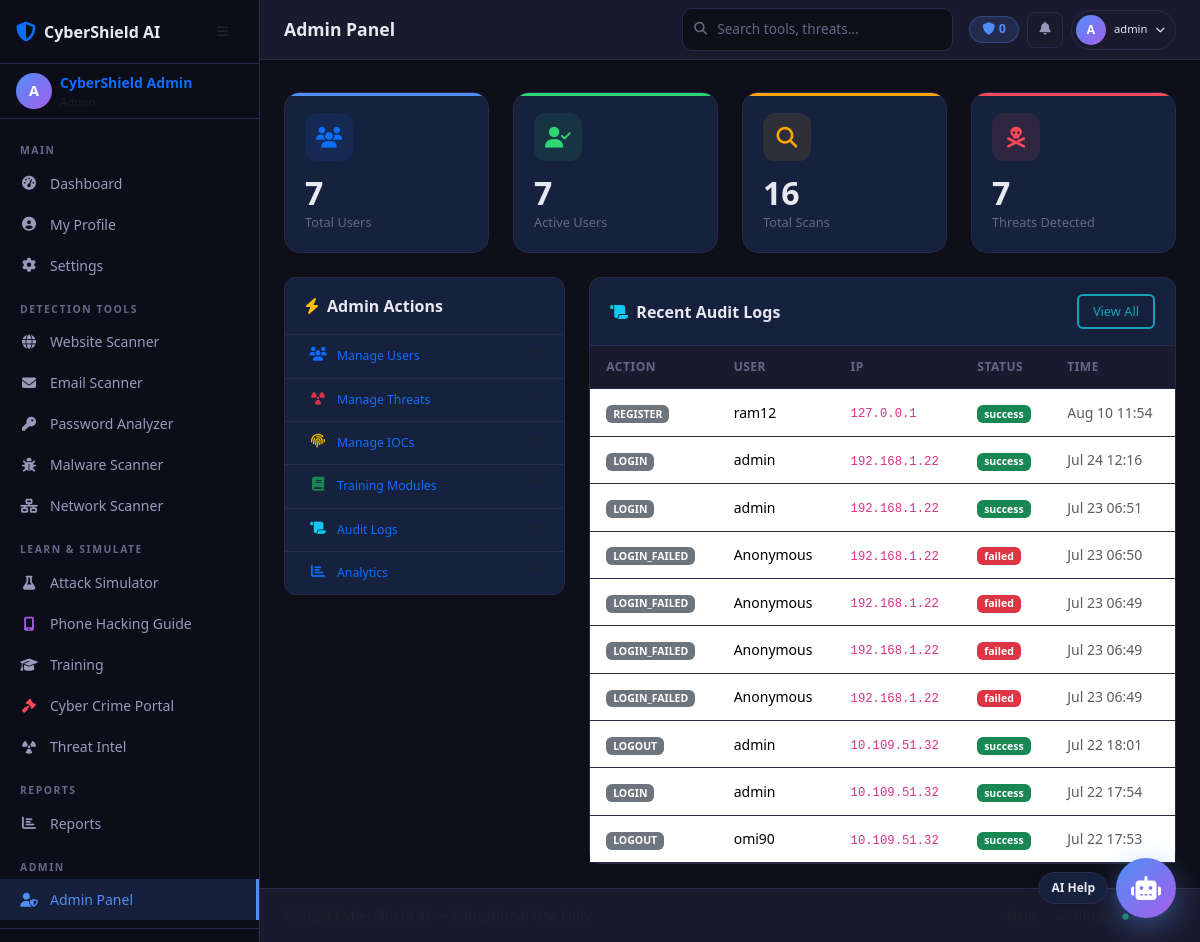
Page /admin/ (signed in) on the committed database.
### models/user.py (models this page shows, shortened)
class User(UserMixin, db.Model):
    __tablename__ = 'users'
    id = db.Column(db.Integer, primary_key=True)
    username = db.Column(db.String(80), unique=True, nullable=False, index=True)
    email = db.Column(db.String(120), unique=True, nullable=False, index=True)
    full_name = db.Column(db.String(150))
    password_hash = db.Column(db.String(256), nullable=False)
    role_id = db.Column(db.Integer, db.ForeignKey('roles.id'), nullable=False)
    is_active = db.Column(db.Boolean, default=True)
    is_verified = db.Column(db.Boolean, default=False)
    otp_secret = db.Column(db.String(32))
    otp_expiry = db.Column(db.DateTime)
    avatar = db.Column(db.String(200), default='default_avatar.png')
    bio = db.Column(db.Text)
    created_at = db.Column(db.DateTime, default=datetime.utcnow)
    last_login = db.Column(db.DateTime)
    login_count = db.Column(db.Integer, default=0)
    cyber_score = db.Column(db.Integer, default=0)
    training_progress = db.Column(db.Integer, default=0)
    scan_history = db.relationship('ScanHistory', backref='user', lazy='dynamic', cascade='all, delete-orphan')
    audit_logs = db.relationship('AuditLog', backref='user', lazy='dynamic', cascade='all, delete-orphan')
    quiz_results = db.relationship('QuizResult', backref='user', lazy='dynamic', cascade='all, delete-orphan')
    certificates = db.relationship('Certificate', backref='user', lazy='dynamic', cascade='all, delete-orphan')
    def is_admin(self):
        return self.role.name == 'admin'

class AuditLog(db.Model):
    __tablename__ = 'audit_logs'
    id = db.Column(db.Integer, primary_key=True)
    user_id = db.Column(db.Integer, db.ForeignKey('users.id'), nullable=True)
    action = db.Column(db.String(100), nullable=False)
    resource = db.Column(db.String(100))
    ip_address = db.Column(db.String(45))
    user_agent = db.Column(db.String(300))
    details = db.Column(db.JSON)
    status = db.Column(db.String(20), default='success')
    created_at = db.Column(db.DateTime, default=datetime.utcnow)

### routes/admin.py (the view)
@admin_bp.route('/')
@login_required
@admin_required
def index():
    stats = {
        'total_users': User.query.count(),
        'active_users': User.query.filter_by(is_active=True).count(),
        'total_scans': ScanHistory.query.count(),
        'threats_detected': ScanHistory.query.filter_by(risk_level='dangerous').count(),
        'threats_in_db': Threat.query.count(),
        'recent_logs': AuditLog.query.order_by(AuditLog.created_at.desc()).limit(10).all()
    }
    return render_template('admin/index.html', stats=stats)

### database.py (called while the page is built)
def init_extensions(app):
    db.init_app(app)
    login_manager.init_app(app)
    mail.init_app(app)
    jwt.init_app(app)
    cors.init_app(app, resources={r"/api/*": {"origins": "*"}})
    login_manager.login_view = 'auth.login'
    login_manager.login_message_category = 'info'
    from models.user import User
    @login_manager.user_loader
    def load_user(user_id):
        return User.query.get(int(user_id))
    @jwt.token_in_blocklist_loader
    def check_if_token_revoked(jwt_header, jwt_payload):
        from models.user import RevokedToken
        jti = jwt_payload['jti']
        return RevokedToken.query.filter_by(jti=jti).first() is not None

### routes/admin.py (called while the page is built)
def admin_required(f):
    @wraps(f)
    def decorated(*args, **kwargs):
        if not current_user.is_authenticated or not current_user.is_admin():
            if request.is_json or request.headers.get('X-Requested-With') == 'XMLHttpRequest':
                return jsonify({'error': 'Admin access required'}), 403
            return render_template('errors/403.html'), 403
        return f(*args, **kwargs)
    return decorated

### templates/admin/index.html (shortened to what this page needs)
{% extends 'base.html' %}
{% block page_title %}Admin Panel{% endblock %}
{% block content %}
<div class="row g-4 mb-4 stagger">
  <div class="col-sm-6 col-xl-3">
    <div class="stat-card primary">
      <div class="stat-icon bg-primary bg-opacity-10 mb-3"><i class="fas fa-users text-primary"></i></div>
      <div class="stat-value">{{ stats.total_users }}</div>
      <div class="stat-label">Total Users</div>
    </div>
  </div>
  <div class="col-sm-6 col-xl-3">
    <div class="stat-card success">
      <div class="stat-icon mb-3" style="background:rgba(46,213,115,0.1)"><i class="fas fa-user-check" style="color:var(--accent-success)"></i></div>
      <div class="stat-value">{{ stats.active_users }}</div>
      <div class="stat-label">Active Users</div>
    </div>
  </div>
  <div class="col-sm-6 col-xl-3">
    <div class="stat-card warning">
      <div class="stat-icon mb-3" style="background:rgba(255,165,2,0.1)"><i class="fas fa-search" style="color:var(--accent-warning)"></i></div>
      <div class="stat-value">{{ stats.total_scans }}</div>
      <div class="stat-label">Total Scans</div>
    </div>
  </div>
  <div class="col-sm-6 col-xl-3">
    <div class="stat-card danger">
      <div class="stat-icon mb-3" style="background:rgba(255,71,87,0.1)"><i class="fas fa-skull-crossbones" style="color:var(--accent-danger)"></i></div>
      <div class="stat-value">{{ stats.threats_detected }}</div>
      <div class="stat-label">Threats Detected</div>
    </div>
  </div>
</div>
<div class="row g-4">
  <div class="col-xl-4">
    <div class="card mb-4">
      <div class="card-header"><i class="fas fa-bolt me-2 text-warning"></i>Admin Actions</div>
      <div class="card-body p-0">
        {% for icon, label, url, color in [
          ('fa-users','Manage Users','/admin/users','primary'),
          ('fa-radiation','Manage Threats','/admin/threats','danger'),
          ('fa-fingerprint','Manage IOCs','/admin/iocs','warning'),
          ('fa-book','Training Modules','/admin/training/modules','success'),
          ('fa-scroll','Audit Logs','/admin/logs','info'),
          ('fa-chart-bar','Analytics','/admin/analytics','purple'),
        ] %}
        <a href="{{ url }}" class="check-item px-4 text-decoration-none" style="padding:12px 16px;display:flex">
          <i class="fas {{ icon }} text-{{ color }} nav-icon"></i>
          <span class="small">{{ label }}</span>
          <i class="fas fa-arrow-right ms-auto text-muted" style="font-size:0.7rem"></i>
        </a>
        {% endfor %}
      </div>
    </div>
  </div>
  <div class="col-xl-8">
    <div class="card">
      <div class="card-header d-flex justify-content-between align-items-center">
        <span><i class="fas fa-scroll me-2 text-info"></i>Recent Audit Logs</span>
        <a href="/admin/logs" class="btn btn-sm btn-outline-info">View All</a>
      </div>
      <div class="card-body p-0">
        <div class="table-responsive">
          <table class="table mb-0">
            <thead><tr><th>Action</th><th>User</th><th>IP</th><th>Status</th><th>Time</th></tr></thead>
            <tbody>
              {% for log in stats.recent_logs %}
              <tr>
                <td><span class="badge bg-secondary">{{ log.action }}</span></td>
                <td class="small">{{ log.user.username if log.user else 'Anonymous' }}</td>
                <td><code class="small">{{ log.ip_address or '-' }}</code></td>
                <td>
                  <span class="badge {% if log.status == 'success' %}bg-success{% else %}bg-danger{% endif %}">
                    {{ log.status }}
                  </span>
                </td>
                <td class="text-muted small">{{ log.created_at.strftime('%b %d %H:%M') }}</td>
              </tr>
              {% else %}
              <tr><td colspan="5" class="text-center text-muted py-3">No logs yet.</td></tr>
              {% endfor %}
            </tbody>
          </table>
        </div>
      </div>
    </div>
  </div>
</div>
{% endblock %}

### templates/base.html (shortened to what this page needs)
<!DOCTYPE html>
<html lang="en" data-theme="dark">
<head>
  <link rel="stylesheet" href="https://cdnjs.cloudflare.com/ajax/libs/bootstrap/5.3.2/css/bootstrap.min.css">
  <link rel="stylesheet" href="https://cdnjs.cloudflare.com/ajax/libs/font-awesome/6.5.0/css/all.min.css">
  <link rel="stylesheet" href="https://cdnjs.cloudflare.com/ajax/libs/animate.css/4.1.1/animate.min.css">
  <link rel="stylesheet" href="{{ url_for('static', filename='css/main.css') }}">
</head>
<body>
{% if current_user.is_authenticated %}
<aside class="sidebar" id="sidebar" aria-label="Main navigation">
  <div class="sidebar-brand">
    <a href="{{ url_for('dashboard.index') }}" class="d-flex align-items-center text-decoration-none">
      <i class="fas fa-shield-halved fa-lg me-2 text-primary"></i>
      <span class="brand-text fw-bold">CyberShield AI</span>
    </a>
    <button class="btn btn-sm sidebar-toggle ms-auto" id="sidebarToggle" aria-label="Toggle sidebar">
      <i class="fas fa-bars"></i>
    </button>
  </div>
  <div class="sidebar-user px-3 py-2">
    <a href="{{ url_for('auth.profile') }}" class="d-flex align-items-center text-decoration-none sidebar-user-link">
      <div class="user-avatar me-2">
        <span class="avatar-circle">{{ current_user.username[0] | upper }}</span>
      </div>
      <div class="user-info">
        <div class="fw-semibold small text-truncate">{{ current_user.full_name or current_user.username }}</div>
        <div class="text-muted" style="font-size:0.72rem">{{ current_user.role.name | title }}</div>
      </div>
    </a>
  </div>
  <nav class="sidebar-nav mt-2">
    <div class="nav-section-label">MAIN</div>
    <a href="{{ url_for('dashboard.index') }}" class="nav-item {% if request.endpoint and 'dashboard' in request.endpoint %}active{% endif %}" data-bs-toggle="tooltip" data-bs-placement="right" title="Dashboard">
      <i class="fas fa-gauge-high nav-icon"></i><span>Dashboard</span>
    </a>
    <a href="{{ url_for('auth.profile') }}" class="nav-item {% if request.endpoint == 'auth.profile' %}active{% endif %}" data-bs-toggle="tooltip" data-bs-placement="right" title="My Profile">
      <i class="fas fa-user-circle nav-icon"></i><span>My Profile</span>
    </a>
    <a href="{{ url_for('auth.settings') }}" class="nav-item {% if request.endpoint == 'auth.settings' %}active{% endif %}" data-bs-toggle="tooltip" data-bs-placement="right" title="Settings">
      <i class="fas fa-gear nav-icon"></i><span>Settings</span>
    </a>
    <div class="nav-section-label mt-2">DETECTION TOOLS</div>
    <a href="{{ url_for('website.index') }}" class="nav-item {% if request.endpoint and 'website' in request.endpoint %}active{% endif %}">
      <i class="fas fa-globe nav-icon"></i><span>Website Scanner</span>
    </a>
    <a href="{{ url_for('email.index') }}" class="nav-item {% if request.endpoint and 'email' in request.endpoint %}active{% endif %}">
      <i class="fas fa-envelope nav-icon"></i><span>Email Scanner</span>
    </a>
    <a href="{{ url_for('password.index') }}" class="nav-item {% if request.endpoint and 'password' in request.endpoint %}active{% endif %}">
      <i class="fas fa-key nav-icon"></i><span>Password Analyzer</span>
    </a>
    <a href="{{ url_for('malware.index') }}" class="nav-item {% if request.endpoint and 'malware' in request.endpoint %}active{% endif %}">
      <i class="fas fa-bug nav-icon"></i><span>Malware Scanner</span>
    </a>
    <a href="{{ url_for('network.index') }}" class="nav-item {% if request.endpoint and 'network' in request.endpoint %}active{% endif %}">
      <i class="fas fa-network-wired nav-icon"></i><span>Network Scanner</span>
    </a>
    <div class="nav-section-label mt-2">LEARN & SIMULATE</div>
    <a href="{{ url_for('simulation.index') }}" class="nav-item {% if request.endpoint and 'simulation' in request.endpoint and request.endpoint != 'simulation.phone_hacking' %}active{% endif %}">
      <i class="fas fa-flask nav-icon"></i><span>Attack Simulator</span>
    </a>
    <a href="{{ url_for('simulation.phone_hacking') }}" class="nav-item {% if request.endpoint == 'simulation.phone_hacking' %}active{% endif %}">
      <i class="fas fa-mobile-screen-button nav-icon" style="color:var(--accent-purple)"></i><span>Phone Hacking Guide</span>
    </a>
    <a href="{{ url_for('training.index') }}" class="nav-item {% if request.endpoint and 'training' in request.endpoint and request.endpoint != 'training.cybercrime' %}active{% endif %}">
      <i class="fas fa-graduation-cap nav-icon"></i><span>Training</span>
    </a>
    <a href="{{ url_for('training.cybercrime') }}" class="nav-item {% if request.endpoint == 'training.cybercrime' %}active{% endif %}">
      <i class="fas fa-gavel nav-icon" style="color:var(--accent-danger)"></i><span>Cyber Crime Portal</span>
    </a>
    <a href="{{ url_for('threat.index') }}" class="nav-item {% if request.endpoint and 'threat' in request.endpoint %}active{% endif %}">
      <i class="fas fa-radiation nav-icon"></i><span>Threat Intel</span>
    </a>
    <div class="nav-section-label mt-2">REPORTS</div>
    <a href="{{ url_for('reports.index') }}" class="nav-item {% if request.endpoint and 'reports' in request.endpoint %}active{% endif %}">
      <i class="fas fa-chart-bar nav-icon"></i><span>Reports</span>
    </a>
    {% if current_user.is_admin() %}
    <div class="nav-section-label mt-2">ADMIN</div>
    <a href="{{ url_for('admin.index') }}" class="nav-item {% if request.endpoint and 'admin' in request.endpoint %}active{% endif %}">
      <i class="fas fa-user-shield nav-icon"></i><span>Admin Panel</span>
    </a>
    {% endif %}
  </nav>
  <div class="sidebar-footer">
  </div>
</aside>
<div class="main-content" id="mainContent">
{% else %}
<div class="full-page">
{% endif %}
  {% if current_user.is_authenticated %}
  <header class="top-navbar">
    <div class="d-flex align-items-center gap-2 flex-grow-1">
      <div class="navbar-title-group">
        <span class="page-title">{% block page_title %}{% endblock %}</span>
      </div>
    </div>
    <div class="navbar-search d-none d-md-flex">
      <input type="search" id="globalSearch" class="form-control form-control-sm" placeholder="Search tools, threats..." autocomplete="off">
    </div>
    <div class="navbar-actions d-flex align-items-center gap-2">
      <span class="badge cyber-score-badge d-none d-sm-inline-flex" data-bs-toggle="tooltip" title="Your cyber security score">
        <i class="fas fa-shield me-1"></i>{{ current_user.cyber_score }}
      </span>
      <div class="dropdown">
        <button class="btn btn-sm btn-icon position-relative" id="notifBtn" data-bs-toggle="dropdown" aria-expanded="false" aria-label="Notifications">
          <i class="fas fa-bell"></i>
        </button>
      </div>
      <div class="dropdown">
        <button class="btn btn-sm profile-btn" data-bs-toggle="dropdown" aria-expanded="false">
          <span class="avatar-circle sm">{{ current_user.username[0] | upper }}</span>
          <span class="d-none d-md-inline small ms-1">{{ current_user.username }}</span>
          <i class="fas fa-chevron-down ms-1" style="font-size:0.6rem"></i>
        </button>
      </div>
    </div>
  </header>
  {% endif %}
  <div class="flash-container px-4 pt-2" id="flashContainer">
  </div>
  <main class="page-content">
    {% block content %}{% endblock %}
  </main>
  {% if current_user.is_authenticated %}
  <footer class="app-footer">
    <div class="d-flex justify-content-between align-items-center flex-wrap gap-2">
      <span class="small text-muted">© 2024 CyberShield AI — Educational Use Only</span>
      <div class="d-flex gap-3 small">
        <a href="#" class="text-muted text-decoration-none" onclick="CyberShield.openAIChat(); return false;">Help</a>
        <a href="{{ url_for('auth.settings') }}" class="text-muted text-decoration-none">Settings</a>
        <span class="text-muted"><i class="fas fa-circle text-success me-1" style="font-size:0.4rem;vertical-align:middle"></i>Online</span>
      </div>
    </div>
  </footer>
  {% endif %}
</div>
{% if current_user.is_authenticated %}
<div class="ai-chat-widget" id="aiChatWidget">
  <button type="button" class="ai-chat-fab" id="aiChatFab" aria-label="Open AI Assistant" title="AI Assistant">
    <i class="fas fa-robot"></i>
    <span class="ai-chat-fab-label">AI Help</span>
  </button>
</div>
{% endif %}
</body>
</html>

### rows in the picture
User: username "A", full_name "CyberShield Admin", cyber_score "0", username "admin"
AuditLog: action "REGISTER", user "ram12", ip_address "127.0.0.1", status "success", created_at "Aug 10 11:54"
AuditLog: action "LOGIN", user "admin", ip_address "192.168.1.22", status "success", created_at "Jul 24 12:16"
AuditLog: action "LOGIN", user "admin", ip_address "192.168.1.22", status "success", created_at "Jul 23 06:51"
AuditLog: action "LOGIN_FAILED", user "Anonymous", ip_address "192.168.1.22", status "failed", created_at "Jul 23 06:50"
AuditLog: action "LOGIN_FAILED", user "Anonymous", ip_address "192.168.1.22", status "failed", created_at "Jul 23 06:49"
AuditLog: action "LOGIN_FAILED", user "Anonymous", ip_address "192.168.1.22", status "failed", created_at "Jul 23 06:49"
AuditLog: action "LOGIN_FAILED", user "Anonymous", ip_address "192.168.1.22", status "failed", created_at "Jul 23 06:49"
AuditLog: action "LOGOUT", user "admin", ip_address "10.109.51.32", status "success", created_at "Jul 22 18:01"
AuditLog: action "LOGIN", user "admin", ip_address "10.109.51.32", status "success", created_at "Jul 22 17:54"
AuditLog: action "LOGOUT", user "omi90", ip_address "10.109.51.32", status "success", created_at "Jul 22 17:53"

### other values in the picture
{{ stats.total_users }} "7"
{{ stats.active_users }} "7"
{{ stats.total_scans }} "16"
{{ stats.threats_detected }} "7"
{{ label }} "Manage Users" "Manage Threats" "Manage IOCs" "Training Modules" "Audit Logs" "Analytics"
